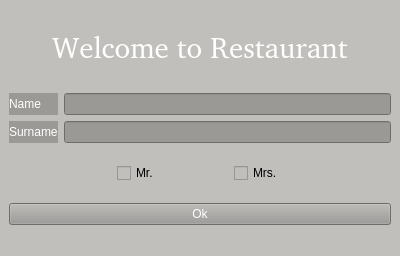
<?xml version="1.0" encoding="UTF-8"?>
<ui version="4.0">
 <class>MainWindow</class>
 <widget class="QMainWindow" name="MainWindow">
  <property name="geometry">
   <rect>
    <x>0</x>
    <y>0</y>
    <width>400</width>
    <height>256</height>
   </rect>
  </property>
  <property name="maximumSize">
   <size>
    <width>500</width>
    <height>400</height>
   </size>
  </property>
  <property name="windowTitle">
   <string>Entrance</string>
  </property>
  <property name="windowIcon">
   <iconset theme="face-kiss"/>
  </property>
  <property name="styleSheet">
   <string notr="true">color: rgb(255, 255, 255);
background-color: rgb(192, 191, 188);</string>
  </property>
  <widget class="QWidget" name="centralwidget">
   <property name="maximumSize">
    <size>
     <width>503</width>
     <height>284</height>
    </size>
   </property>
   <layout class="QVBoxLayout" name="verticalLayout_4">
    <item>
     <layout class="QVBoxLayout" name="verticalLayout_3">
      <item>
       <widget class="QLabel" name="label_4">
        <property name="font">
         <font>
          <family>URW Bookman [UKWN]</family>
          <pointsize>22</pointsize>
         </font>
        </property>
        <property name="text">
         <string>&lt;html&gt;&lt;head/&gt;&lt;body&gt;&lt;p align=&quot;center&quot;&gt;Welcome to Restaurant&lt;/p&gt;&lt;/body&gt;&lt;/html&gt;</string>
        </property>
       </widget>
      </item>
      <item>
       <layout class="QHBoxLayout" name="horizontalLayout_2">
        <item>
         <layout class="QVBoxLayout" name="verticalLayout_2">
          <item>
           <widget class="QLabel" name="label">
            <property name="styleSheet">
             <string notr="true">background-color: rgb(154, 153, 150);</string>
            </property>
            <property name="text">
             <string>Name</string>
            </property>
           </widget>
          </item>
          <item>
           <widget class="QLabel" name="label_2">
            <property name="styleSheet">
             <string notr="true">background-color: rgb(154, 153, 150);</string>
            </property>
            <property name="text">
             <string>Surname</string>
            </property>
           </widget>
          </item>
         </layout>
        </item>
        <item>
         <layout class="QVBoxLayout" name="verticalLayout">
          <item>
           <widget class="QLineEdit" name="lineEdit_2">
            <property name="styleSheet">
             <string notr="true">color: rgb(255, 255, 255);
background-color: rgb(154, 153, 150);</string>
            </property>
           </widget>
          </item>
          <item>
           <widget class="QLineEdit" name="lineEdit">
            <property name="styleSheet">
             <string notr="true">color: rgb(255, 255, 255);
border-left-color: rgb(27, 51, 59);
background-color: rgb(154, 153, 150);</string>
            </property>
            <property name="maxLength">
             <number>400</number>
            </property>
           </widget>
          </item>
         </layout>
        </item>
       </layout>
      </item>
      <item>
       <layout class="QHBoxLayout" name="horizontalLayout">
        <item>
         <spacer name="horizontalSpacer">
          <property name="orientation">
           <enum>Qt::Horizontal</enum>
          </property>
          <property name="sizeHint" stdset="0">
           <size>
            <width>108</width>
            <height>48</height>
           </size>
          </property>
         </spacer>
        </item>
        <item>
         <widget class="QCheckBox" name="checkBox">
          <property name="styleSheet">
           <string notr="true">background-color: rgb(192, 191, 188);
selection-background-color: rgb(0, 0, 0);
selection-color: rgb(0, 0, 0);
color: rgb(0, 0, 0);</string>
          </property>
          <property name="text">
           <string>Mr.</string>
          </property>
         </widget>
        </item>
        <item>
         <spacer name="horizontalSpacer_3">
          <property name="orientation">
           <enum>Qt::Horizontal</enum>
          </property>
          <property name="sizeHint" stdset="0">
           <size>
            <width>28</width>
            <height>48</height>
           </size>
          </property>
         </spacer>
        </item>
        <item>
         <widget class="QCheckBox" name="checkBox_2">
          <property name="styleSheet">
           <string notr="true">background-color: rgb(192, 191, 188);
selection-background-color: rgb(0, 0, 0);
selection-color: rgb(0, 0, 0);
color: rgb(0, 0, 0);</string>
          </property>
          <property name="text">
           <string>Mrs.</string>
          </property>
         </widget>
        </item>
        <item>
         <spacer name="horizontalSpacer_2">
          <property name="orientation">
           <enum>Qt::Horizontal</enum>
          </property>
          <property name="sizeHint" stdset="0">
           <size>
            <width>108</width>
            <height>48</height>
           </size>
          </property>
         </spacer>
        </item>
       </layout>
      </item>
      <item>
       <widget class="QPushButton" name="pushButton">
        <property name="styleSheet">
         <string notr="true">background-color: rgb(154, 153, 150);</string>
        </property>
        <property name="text">
         <string>Ok</string>
        </property>
       </widget>
      </item>
     </layout>
    </item>
   </layout>
  </widget>
  <widget class="QMenuBar" name="menubar">
   <property name="geometry">
    <rect>
     <x>0</x>
     <y>0</y>
     <width>400</width>
     <height>22</height>
    </rect>
   </property>
  </widget>
  <widget class="QStatusBar" name="statusbar"/>
 </widget>
 <resources/>
 <connections/>
</ui>
